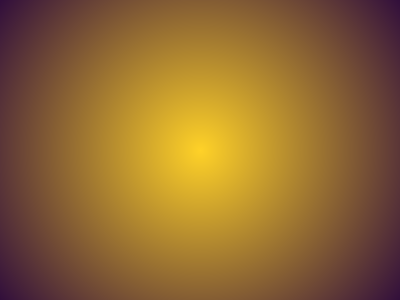
Frame 1 (no input)
Frame 60 (the mouse pressed at the canvas centre just before this capture): identical to frame 1, image omitted
Frame 120 (the mouse held since frame 60 and released just before this capture): identical to frame 1, image omitted

The Processing sketch that drew this single still picture (run headless with seeded random() and noise(); from frame 60 on, the mouse is pressed at the canvas centre):

// Processing sketch: gradient_03
// ── gradient_03.pde
void setup() {
  size(400, 300);
  pixelDensity(1);
}

void draw() {
  loadPixels();
  
  float centerX = width / 2.0;
  float centerY = height / 2.0;
  float maxDist = dist(0, 0, centerX, centerY); // Maximum edge boundary span

  for (int x = 0; x < width; x++) {
    for (int y = 0; y < height; y++) {
      float currentDist = dist(x, y, centerX, centerY);
      float normalizedDist = map(currentDist, 0, maxDist, 0, 1);
      
      
      int red = int(map(normalizedDist, 0, 1, 255, 50));
      int green = int(map(normalizedDist, 0, 1, 210, 15));
      int blue = int(map(normalizedDist, 0, 1, 40, 60));
      
      pixels[x + y * width] = color(red, green, blue);
    }
  }
  updatePixels();
}
